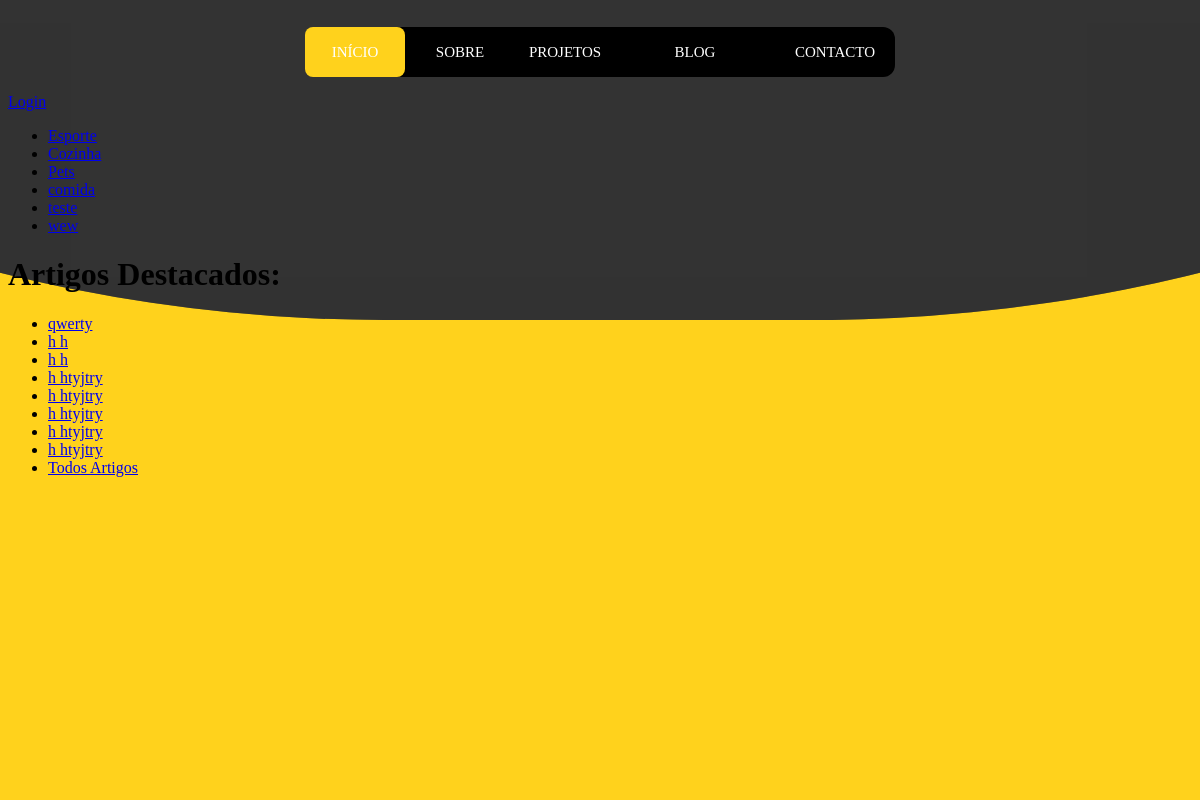
The app's page /home_blog_full/, older data.
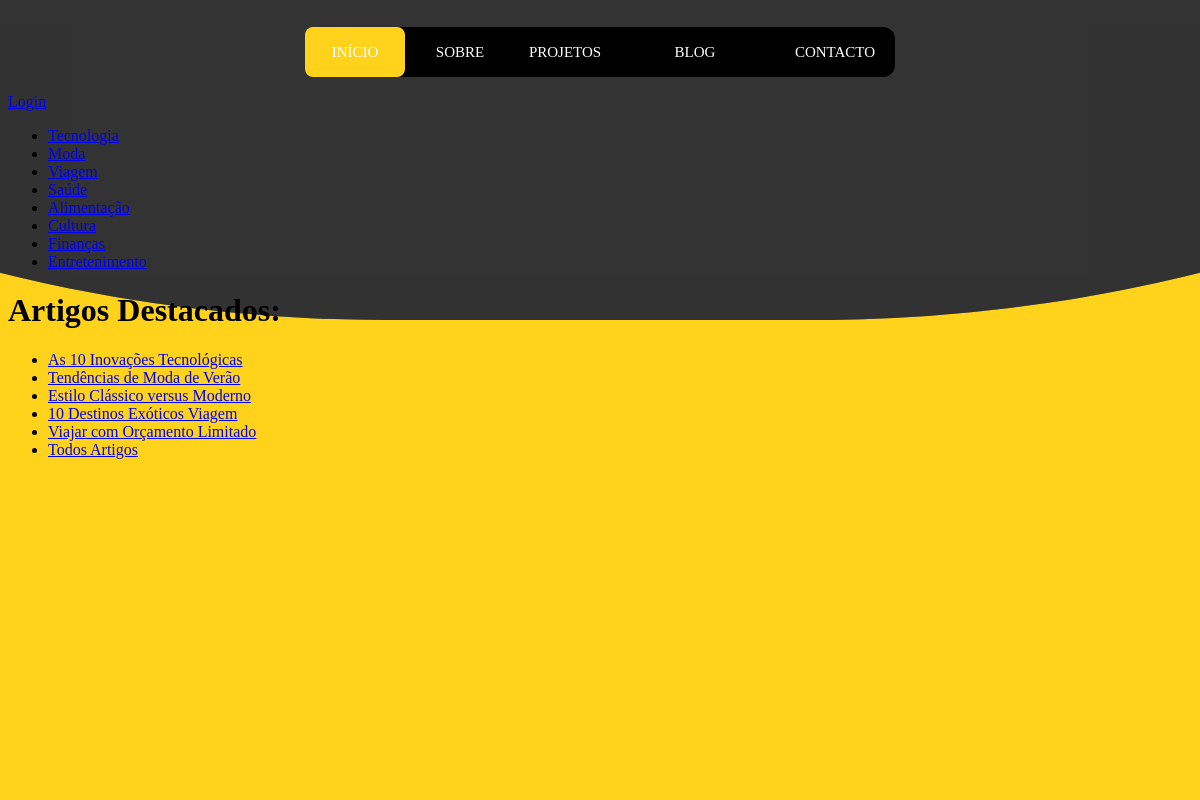
The same page, newer data.
### portifolio/models.py (models this page shows, shortened)
class Categoria(models.Model):
    nome = models.CharField(max_length=30)
    descricao = models.TextField(blank=False, null=False)
    imagem = models.ImageField(upload_to='categorias/', blank=True, null=True)
    data_criacao = models.DateTimeField(auto_now_add=True)

class Artigo(models.Model):
    titulo = models.CharField(max_length=30)
    autor = models.ForeignKey(Autor, on_delete=models.CASCADE)
    categoria = models.ManyToManyField(Categoria, related_name="artigos")
    descricao = models.TextField(blank=False, null=False)
    data = models.DateTimeField(auto_now_add=True)
    destaque = models.BooleanField(default=False)
    imagem = models.ImageField(upload_to='artigos/', blank=True, null=True)
    visitas = models.PositiveIntegerField(default=0)
    conteudo = models.TextField(default='your_default_value', blank=False, null=False)  # Add the default parameter

### portifolio/views.py (the view)
# urls.py: path('home_blog_full/', views.home_blog_full, name='home_blog_full'),
def home_blog_full(request):
    categorias = Categoria.objects.all()
    artigos_destaque = Artigo.objects.filter(destaque=True)
    context = {
        'categorias': categorias,
        'artigos_destaque': artigos_destaque
    }
    return render(request, 'portfolio/blog/blog_template_folder/home_blog_full.html', context)

### portifolio/templates/portfolio/blog/blog_template_folder/home_blog_full.html (shortened to what this page needs)
{% extends 'portfolio/base/layout_base.html' %}
{% block main %}
    <p>
        {% if request.user.is_authenticated %}
            user: {{ request.user }}
            <a href="{% url 'portifolio:logout_blog' %}">Logout</a>
        {% else %}
            <a href="{% url 'portifolio:login_blog' %}">Login</a>
        {% endif %}
    </p>
    <ul>
        {% for categoria in categorias %}
            <li><a href="{% url 'portifolio:categoria_blog' categoria.id %}">{{ categoria.nome }}</a>
            </li>
        {% empty %}
            <li>Nenhuma categoria encontrada.</li>
        {% endfor %}
    </ul>
    <h1>Artigos Destacados:</h1>
    <ul>
        {% for artigo in artigos_destaque %}
            <li><a href="{% url 'portifolio:artigo_blog' artigo.id %}">{{ artigo.titulo }}</a>
            </li>
        {% empty %}
            <li>Nenhum artigo em destaque encontrado.</li>
        {% endfor %}
        <li><a href="{% url 'portifolio:artigos_blog' %}">Todos Artigos</a></li>
    </ul>
{% endblock %}

Row changes from the older to the newer data that the page shows:
removed Categoria: nome "Esporte"
removed Categoria: nome "Cozinha"
removed Categoria: nome "Pets"
removed Categoria: nome "comida"
removed Categoria: nome "teste"
removed Categoria: nome "wew"
removed Artigo: titulo "qwerty"
removed Artigo: titulo "h h"
removed Artigo: titulo "h h"
removed Artigo: titulo "h htyjtry"
removed Artigo: titulo "h htyjtry"
removed Artigo: titulo "h htyjtry"
removed Artigo: titulo "h htyjtry"
removed Artigo: titulo "h htyjtry"
added Categoria: nome "Tecnologia"
added Categoria: nome "Moda"
added Categoria: nome "Viagem"
added Categoria: nome "Saúde"
added Categoria: nome "Alimentação"
added Categoria: nome "Cultura"
added Categoria: nome "Finanças"
added Categoria: nome "Entretenimento"
added Artigo: titulo "As 10 Inovações Tecnológicas"
added Artigo: titulo "Tendências de Moda de Verão"
added Artigo: titulo "Estilo Clássico versus Moderno"
added Artigo: titulo "10 Destinos Exóticos Viagem"
added Artigo: titulo "Viajar com Orçamento Limitado"
